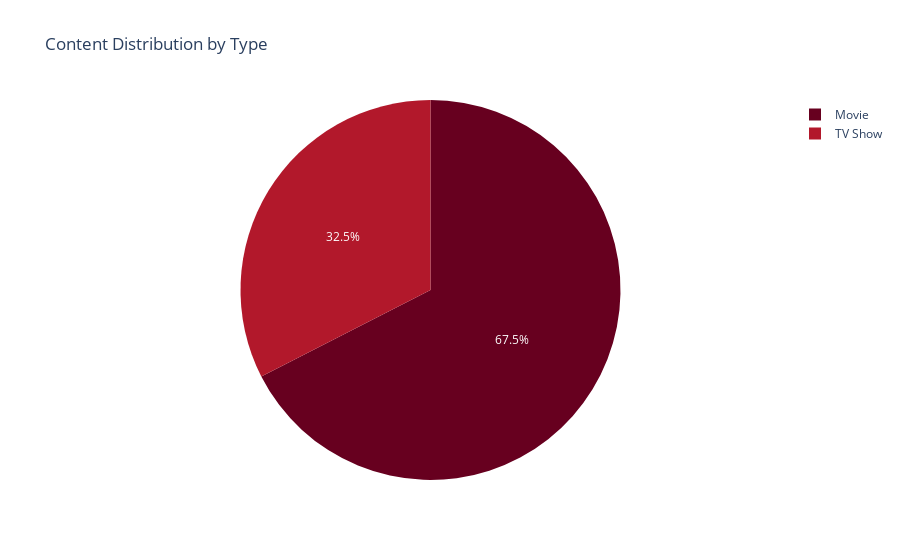

Source (notebook cell):
### Code cell
temp0 = df.type.value_counts().reset_index()
temp0.columns = ['Type', 'Count']
fig = px.pie(temp0, values='Count', names='Type', color_discrete_sequence=px.colors.sequential.RdBu, title='Content Distribution by Type')
fig.show()

### Figure 1 — Plotly figure (JSON) as saved in the notebook; plotly's stock layout.template omitted (floating-point values rounded to 4 significant figures)
{"data": [{"domain": {"x": [0, 1], "y": [0, 1]}, "hoverlabel": {"namelength": 0}, "hovertemplate": "Type=%{label}<br>Count=%{value}", "labels": ["Movie", "TV Show"], "legendgroup": "", "name": "", "showlegend": true, "type": "pie", "values": [3939, 1898]}], "layout": {"legend": {"tracegroupgap": 0}, "piecolorway": ["rgb(103,0,31)", "rgb(178,24,43)", "rgb(214,96,77)", "rgb(244,165,130)", "rgb(253,219,199)", "rgb(247,247,247)", "rgb(209,229,240)", "rgb(146,197,222)", "rgb(67,147,195)", "rgb(33,102,172)", "rgb(5,48,97)"], "title": {"text": "Content Distribution by Type"}}}
